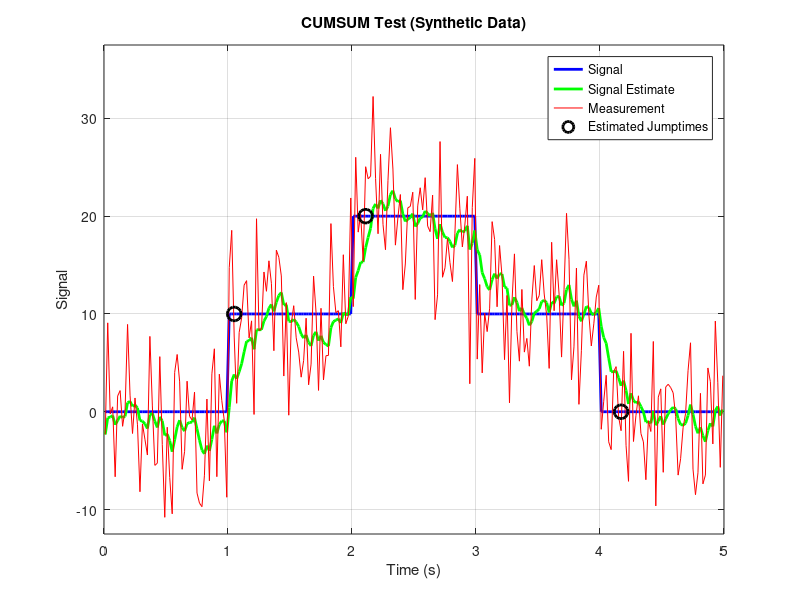

MATLAB code for this plot:
% This code demonstrates the CUMSUM algorithm.
% Based on Pontus Olsson paper (2007).
% Created by Jack Schultz, March 27th 2020

clear; clc; close all

f = 50;

% Time vector
t = (.01:1/f:5)';

% Signal mean changes
n = 5;
a = 0;
b = 10;
c = 20;
d = 10;
e = 0;

% Initialize signal means
%mu = zeros(size(t));
mu = [a*ones(length(t)/n,1); b*ones(length(t)/n,1); c*ones(length(t)/n,1); d*ones(length(t)/n,1); e*ones(length(t)/n,1)];

% % First signal mean
% temp = t <= .95;
% mu(temp) = a;
% 
% % First signal mean change
% temp = t > .95 & t <= 1;
% mu(temp) = linspace(a,b,length(find(temp == 1)));
% 
% % Second signal mean
% temp = t > 1 & t <= 1.95;
% mu(temp) = b;
% 
% % Second signal mean change
% temp = t > 1.95 & t <= 2;
% mu(temp) = linspace(b,c,length(find(temp == 1)));
% 
% % Third signal mean
% temp = t > 2;
% mu(temp) = c;

% Create signal with noise
sigma = 5;
y = mu + sigma*randn(length(t),1);

% Cumulative Sum Algorithm
lambda = .85;
v = 2.3;
h = 32;
theta = y(1,1);
e = zeros(size(t));
g1 = zeros(size(t));
g2 = zeros(size(t));
fnum = 0;

for i = 2:1:length(t)
    theta(i,1) = lambda*theta(i-1) + (1-lambda)*y(i);
    e(i,1) = y(i) - theta(i-1);
    g1(i,1) = max([g1(i-1) + e(i) - v, 0]);
    if g1(i,1) > h
        fnum = fnum + 1;
        flag(fnum,1) = t(i,1);
        fprintf('Positive (g1) change detected at t = %f\n', t(i,1))
        g1(i,1) = 0;
    end
    g2(i,1) = max([g2(i-1) - e(i) - v, 0]);
    if g2(i,1) > h
        fnum = fnum + 1;
        flag(fnum,1) = t(i,1);
        fprintf('Negative (g2) change detected at t = %f\n', t(i,1))
        g2(i,1) = 0;
    end
end

for i = 1:1:fnum
    temp(i,1) = find(t == flag(i));
end


plot(t,mu,'b','LineWidth',2)
hold on
plot(t,theta,'g','LineWidth',2)
plot(t,y,'r')
plot(flag,mu(temp),'ko','MarkerSize',10, 'LineWidth',2)
axis([0 n -12.5 37.5])
grid on
legend('Signal','Signal Estimate','Measurement','Estimated Jumptimes')
xlabel('Time (s)')
ylabel('Signal')
title('CUMSUM Test (Synthetic Data)')